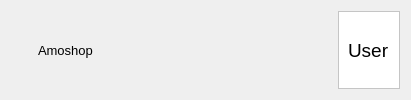
<?xml version="1.0" encoding="UTF-8"?>
<ui version="4.0">
 <class>Form</class>
 <widget class="QWidget" name="Form">
  <property name="geometry">
   <rect>
    <x>0</x>
    <y>0</y>
    <width>411</width>
    <height>100</height>
   </rect>
  </property>
  <property name="windowTitle">
   <string>Form</string>
  </property>
  <property name="styleSheet">
   <string notr="true"/>
  </property>
  <layout class="QHBoxLayout" name="horizontalLayout" stretch="1,7,7,0">
   <item>
    <widget class="QLabel" name="label">
     <property name="styleSheet">
      <string notr="true">image: url(:/logo/logo.png);</string>
     </property>
     <property name="text">
      <string/>
     </property>
    </widget>
   </item>
   <item>
    <widget class="QLabel" name="label_2">
     <property name="font">
      <font>
       <pointsize>10</pointsize>
      </font>
     </property>
     <property name="text">
      <string>Amoshop</string>
     </property>
    </widget>
   </item>
   <item>
    <spacer name="horizontalSpacer">
     <property name="orientation">
      <enum>Qt::Horizontal</enum>
     </property>
     <property name="sizeHint" stdset="0">
      <size>
       <width>40</width>
       <height>20</height>
      </size>
     </property>
    </spacer>
   </item>
   <item>
    <widget class="QFrame" name="frame">
     <property name="styleSheet">
      <string notr="true">background:white;</string>
     </property>
     <property name="frameShape">
      <enum>QFrame::StyledPanel</enum>
     </property>
     <property name="frameShadow">
      <enum>QFrame::Raised</enum>
     </property>
     <layout class="QHBoxLayout" name="horizontalLayout_2">
      <item>
       <widget class="QLabel" name="userLabel">
        <property name="font">
         <font>
          <pointsize>14</pointsize>
         </font>
        </property>
        <property name="styleSheet">
         <string notr="true"/>
        </property>
        <property name="frameShape">
         <enum>QFrame::NoFrame</enum>
        </property>
        <property name="text">
         <string>User</string>
        </property>
       </widget>
      </item>
     </layout>
    </widget>
   </item>
  </layout>
 </widget>
 <resources/>
 <connections/>
</ui>
